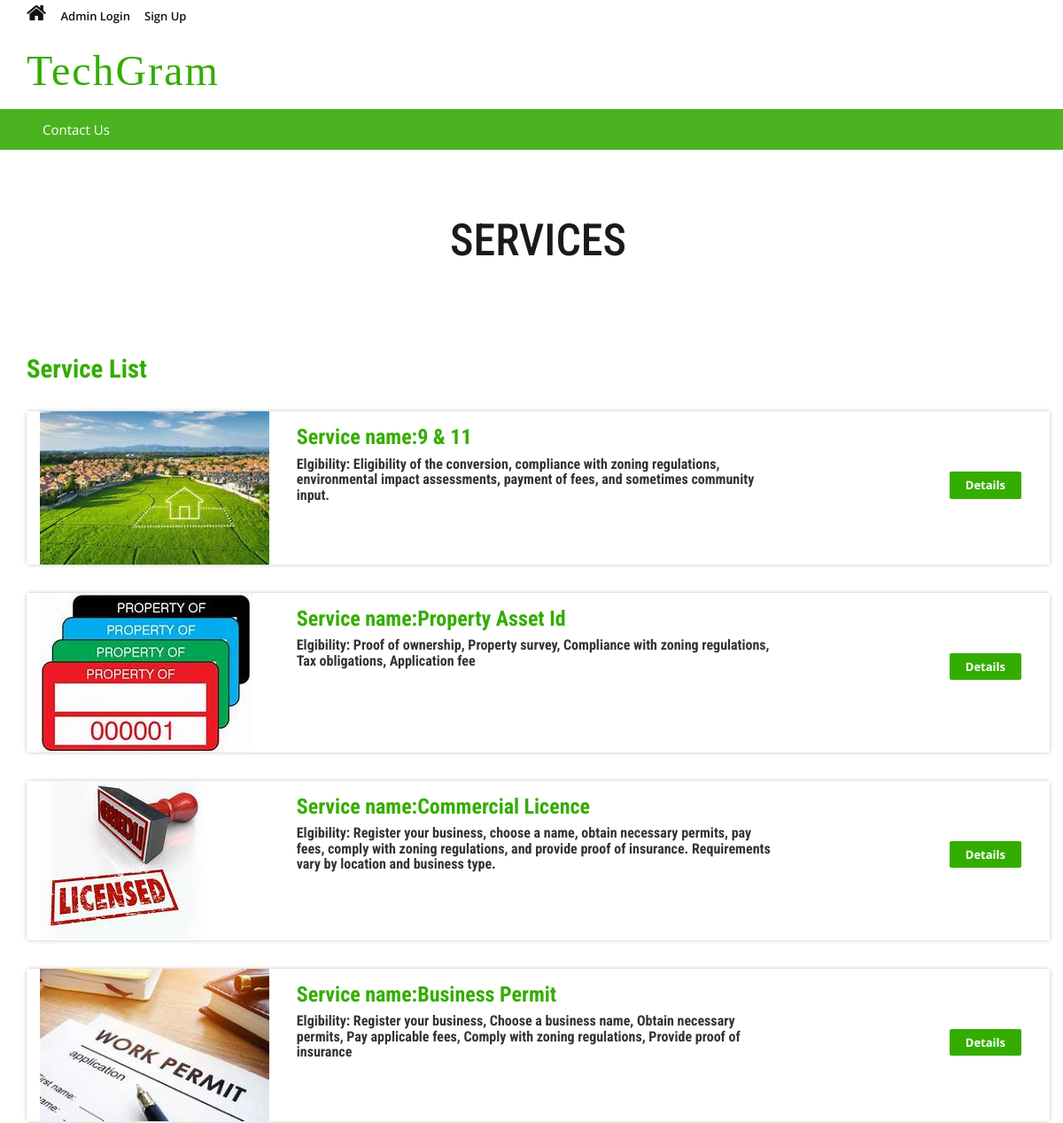
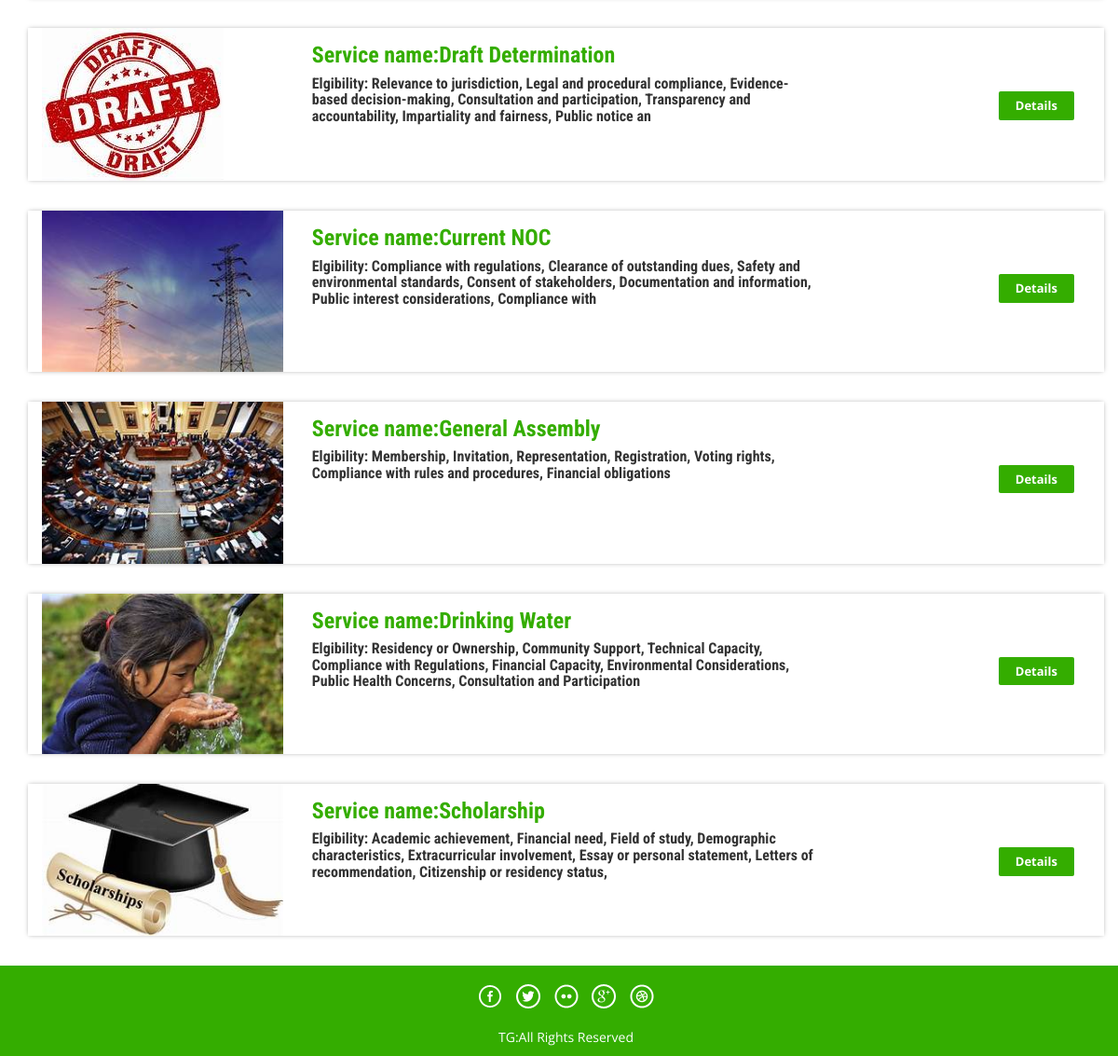
The app's page /package-list.php with its own data (2 pictures, top to bottom).
### tables this page shows
CREATE TABLE `tbltourpackages` (
  `PackageId` int(11) NOT NULL,
  `PackageName` varchar(200) DEFAULT NULL,
  `PackageType` varchar(200) DEFAULT NULL,
  `PackageLocation` varchar(100) DEFAULT NULL,
  `PackagePrice` int(11) DEFAULT NULL,
  `PackageFetures` varchar(255) DEFAULT NULL,
  `PackageDetails` mediumtext DEFAULT NULL,
  `PackageImage` varchar(100) DEFAULT NULL,
  `Creationdate` timestamp NULL DEFAULT current_timestamp(),
  `UpdationDate` timestamp NULL DEFAULT NULL ON UPDATE current_timestamp()
);

### package-list.php (the view, shortened to what this page needs)
<?php
include('includes/config.php');
?>
<!DOCTYPE HTML>
<html>
<head>
<link href="css/bootstrap.css" rel='stylesheet' type='text/css' />
<link href="css/style.css" rel='stylesheet' type='text/css' />
<link href="css/font-awesome.css" rel="stylesheet">
<link href="css/animate.css" rel="stylesheet" type="text/css" media="all">
</head>
<body>
<?php include('header1.php');?>
<div class="banner-3">
	<div class="container">
		<h1 class="wow zoomIn animated animated" data-wow-delay=".5s" style="visibility: visible; animation-delay: 0.5s; animation-name: zoomIn;">SERVICES</h1>
	</div>
</div>
<div class="rooms">
	<div class="container">
		<div class="room-bottom">
			<h3>Service List</h3>
<?php $sql = "SELECT * from tbltourpackages";
$query = $dbh->prepare($sql);
$query->execute();
$results=$query->fetchAll(PDO::FETCH_OBJ);
if($query->rowCount() > 0)
{
foreach($results as $result)
{	?>
			<div class="rom-btm">
				<div class="col-md-3 room-left wow fadeInLeft animated" data-wow-delay=".5s">
					<img src="admin/pacakgeimages/<?php echo htmlentities($result->PackageImage);?>" class="img-responsive" alt="">
				</div>
				<div class="col-md-6 room-midle wow fadeInUp animated" data-wow-delay=".5s">
					<h4>Service name:<?php echo htmlentities($result->PackageName);?></h4>
					<h6>Elgibility: <?php echo htmlentities($result->PackageType);?></h6>
				</div>
				<div class="col-md-3 room-right wow fadeInRight animated" data-wow-delay=".5s">
					<a href="package-details.php?pkgid=<?php echo htmlentities($result->PackageId);?>" class="view">Details</a>
				</div>
				<div class="clearfix"></div>
			</div>
<?php }} ?>
		</div>
	</div>
</div>
<?php include('includes/footer.php');?>
</body>
</html>

### header1.php (shortened to what this page needs)
<?php if($_SESSION['login'])
{?>
<div class="top-header">
	<div class="container">
		<ul class="tp-hd-lft wow fadeInLeft animated" data-wow-delay=".5s">
			<li class="hm"><a href="admin/index.php"><i class="fa fa-home"></i></a></li>
			<li class="prnt"><a href="profile.php" class="btn btn-success">My Profile</a></li>
			<li class="sigi"><a href="logout.php" class="btn btn-success">Logout</a></li>
			<!--<li class="prnt"><a href="change-password.php">Change Password</a></li>
			<li class="prnt"><a href="tour-history.php">My Tour History</a></li>
			<li class="prnt"><a href="issuetickets.php">Raised Tickets</a></li>-->
		</ul>
		<ul class="tp-hd-rgt wow fadeInRight animated" data-wow-delay=".5s">
			<li class="tol">Welcome :</li>
			<li class="sig"><?php echo htmlentities($_SESSION['login']);?></li>
			<li class="sigi"><a href="logout.php" >/ Logout</a></li>
        </ul>
		<div class="clearfix"></div>
	</div>
</div><?php } else {?>
<div class="top-header">
	<div class="container">
		<ul class="tp-hd-lft wow fadeInLeft animated" data-wow-delay=".5s">
			<li class="hm"><a href="index.php"><i class="fa fa-home"></i></a></li>
				<li class="hm"><a href="admin/index.php">Admin Login</a></li>
				<li class="sig"><a href="#" data-toggle="modal" data-target="#myModal" >Sign Up</a></li>
		</ul>
		<div class="clearfix"></div>
	</div>
</div>
<?php }?>
<div class="header">
	<div class="container">
		<div class="logo wow fadeInDown animated" data-wow-delay=".5s">
			<a href="index.php"> <span>TechGram</span></a>
		</div>
		<div class="clearfix"></div>
	</div>
</div>
<div class="footer-btm wow fadeInLeft animated" data-wow-delay=".5s">
	<div class="container">
	<div class="navigation">
			<nav class="navbar navbar-default">
				<div class="collapse navbar-collapse nav-wil" id="bs-example-navbar-collapse-1">
					<nav class="cl-effect-1">
						<ul class="nav navbar-nav">
								<?php if($_SESSION['login'])
{?>
<li><a href="enquiry.php"> Contact Us </a>  </li>
								<?php } else { ?>
								<li><a href="enquiry.php"> Contact Us </a>  </li>
								<?php } ?>
								<div class="clearfix"></div>
						</ul>
					</nav>
				</div>
			</nav>
		</div>
	</div>
</div>

### includes/footer.php
<div class="copy-right">
	<div class="container">
		<div class="footer-social-icons wow fadeInDown animated animated" data-wow-delay=".5s" style="visibility: visible; animation-delay: 0.5s; animation-name: fadeInDown;">
			<ul>
				<li><a class="facebook" href="#"><span>Facebook</span></a></li>
				<li><a class="twitter" href="#"><span>Twitter</span></a></li>
				<li><a class="flickr" href="#"><span>Flickr</span></a></li>
				<li><a class="googleplus" href="#"><span>Google+</span></a></li>
				<li><a class="dribbble" href="#"><span>Dribbble</span></a></li>
			</ul>
		</div>
		<p class="wow zoomIn animated animated" data-wow-delay=".5s" style="visibility: visible; animation-delay: 0.5s; animation-name: zoomIn;">TG:All Rights Reserved </p>
	</div>
</div>

### css/style.css (style rules this page uses)
html, body { font-size: 100%; background: #fff; font-family: 'Open Sans', sans-serif; }
body a,.grid_1,plan_1,plan_1.one,plan_1.two,i.icon1, i.icon2, i.icon3, i.icon4, i.icon5, i.icon6 { transition:0.5s all; -webkit-transition:0.5s all; -moz-transition:0.5s all; -o-transition:0.5s all; -ms-transition:0.5s all; }
h1,h2,h3,h4,h5,h6 { margin:0; font-family: 'Roboto Condensed', sans-serif; }
p { margin:0; }
ul { margin:0; padding:0; }
.logo a { color: #3F84B1; letter-spacing: 2px; font-size: 3em; font-weight: 400; display: block; text-decoration: none; font-family: Georgia, serif; }
.logo span { color:#34ad00; }
i.fa.fa-home { font-size: 24px; }
.top-header { background-color: #ffffff; border-bottom: 0 none; height: 36px; line-height: 35px; }
ul.tp-hd-lft { float: left; }
ul.tp-hd-lft li { display: inline-block; }
li.hm,li.prnt { margin-right: 12px; }
ul.tp-hd-lft a { font-size: 13px; font-weight: 600; color:#131313; }
.header { background-color: #fff; margin: 0; padding: 10px 0 8px; }
.logo a { display: block; }
.logo { float: left; margin-right: 60px; }
.footer-btm li { display: inline-block; margin: 0 10px; font-size: 14px; color: #fff; }
.footer-btm li a { font-size: 15px; color: #fff; display: inline-block; padding: 5px 8px; }
.footer-btm { background:#4CB320; padding: 0.5em 0; text-align:center; }
.copy-right p { color:#fff; font-size:14px; line-height: 1.8em; }
.copy-right { background:#34ad00; text-align: center; padding: 0.5em 0; }
a.view { padding: 6px 18px; font-weight: 700; color: #fff; background-color: #34ad00; border: 0; font-size: 13px; border-radius: 2px; -webkit-transition: all .2s; -moz-transition: all .2s; transition: all .2s; margin-top: 20px; display: inline-block; }
.banner-3 { background-size: cover; -webkit-background-size: cover; -o-background-size: cover; -ms-background-size: cover; -moz-background-size: cover; min-height:200px; }
.banner-3 h1 { font-size: 50px; margin-bottom: 40px; padding: 1.5em 0 0; text-align: center; color: #1b1919; }
.rom-btm { margin-top: 2em; box-shadow: 0px 0px 5px -1px rgba(0, 0, 0, 0.37); }
.room-bottom h3 { font-size: 1.8em; font-weight: 700; color: #34ad00; }
.room-bottom { padding: 2em 0; }
.rom-btm h4 { font-size: 1.5em; font-weight: 700; color: #34ad00; }
.rom-btm h6 { font-size: 1em; font-weight: 700; margin: 0.5em 0; }
.room-right { text-align: right; padding: 3em 2em; }
.room-midle { padding: 1em; }
.footer-social-icons ul li { display:inline-block; margin:0 0.2em; }
.footer-social-icons ul li a { width:30px; height:30px; background:url('../images/img-sprite.png') no-repeat 0px 0px; display:inline-block; position: relative; }
.footer-social-icons ul li a.facebook { background-position:0px 0px; }
.footer-social-icons ul li a.twitter { background-position:-30px 0px; }
.footer-social-icons ul li a.flickr { background-position:-60px 0px; }
.footer-social-icons ul li a.googleplus { background-position:-90px 0px; }
.footer-social-icons ul li a.dribbble { background-position:-120px 0px; }
.footer-social-icons { margin: 10px 0 10px; }
.navbar-default { background-color: #4CB320 !important; border-color: #4CB320 !important; }
.navbar { min-height: 0px !important; margin-bottom:0px !important; border-radius:0px !important; border: none !important; }
ul.nav.navbar-nav li a { font-size: 15px ; color: #fff; display: block; padding: 5px 8px; }
.navbar-collapse { padding-right: 0px !important; padding-left: 0px !important; }

### records on screen
tbltourpackages: PackageImage (picture), PackageName "9 & 11", PackageType "Eligibility of the conversion, compliance with zoning regulations, environmental impact assessments, payment of fees, and sometimes community input."
tbltourpackages: PackageImage (picture), PackageName "Property Asset Id", PackageType "Proof of ownership, Property survey, Compliance with zoning regulations, Tax obligations, Application fee"
tbltourpackages: PackageImage (picture), PackageName "Commercial Licence", PackageType "Register your business, choose a name, obtain necessary permits, pay fees, comply with zoning regulations, and provide proof of insurance. Requirements vary by location and business type."
tbltourpackages: PackageImage (picture), PackageName "Business Permit", PackageType "Register your business, Choose a business name, Obtain necessary permits, Pay applicable fees, Comply with zoning regulations, Provide proof of insurance"
tbltourpackages: PackageImage (picture), PackageName "Draft Determination", PackageType "Relevance to jurisdiction, Legal and procedural compliance, Evidence-based decision-making, Consultation and participation, Transparency and accountability, Impartiality and fairness, Public notice an"
tbltourpackages: PackageImage (picture), PackageName "Current NOC", PackageType "Compliance with regulations, Clearance of outstanding dues, Safety and environmental standards, Consent of stakeholders, Documentation and information, Public interest considerations, Compliance with"
tbltourpackages: PackageImage (picture), PackageName "General Assembly", PackageType "Membership, Invitation, Representation, Registration, Voting rights, Compliance with rules and procedures, Financial obligations"
tbltourpackages: PackageImage (picture), PackageName "Drinking Water", PackageType "Residency or Ownership, Community Support, Technical Capacity, Compliance with Regulations, Financial Capacity, Environmental Considerations, Public Health Concerns, Consultation and Participation"
tbltourpackages: PackageImage (picture), PackageName "Scholarship", PackageType "Academic achievement, Financial need, Field of study, Demographic characteristics, Extracurricular involvement, Essay or personal statement, Letters of recommendation, Citizenship or residency status,"
